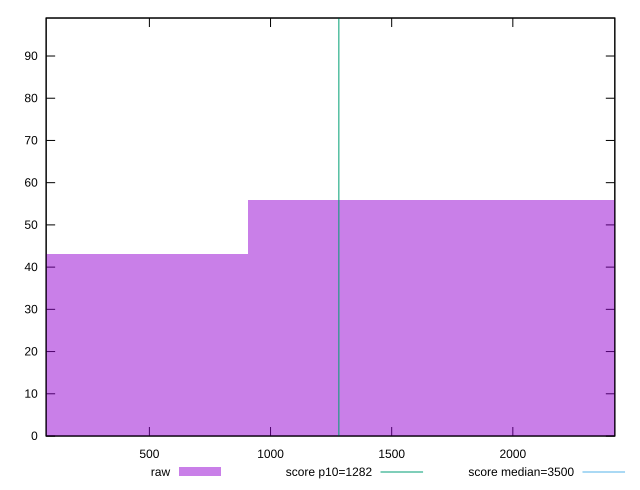

Write the gnuplot code that produced this figure.
reset

$raw <<EOF
1811.3302982688897 56
0 43
EOF

set key outside below
set boxwidth 1811.3302982688897
set xrange [73.844:2420.9439999999986]
set yrange [0:99]
set trange [0:99]
set style fill transparent solid 0.5 noborder

set parametric
set terminal svg size 640, 490 enhanced background rgb 'white'
set output "reports/report_00027_2021-02-24T12-40-31.850Z/bootup-time/samples/card/raw/histogram.svg"

plot $raw title "raw" with boxes, \
     1282,t title "score p10=1282", \
     3500,t title "score median=3500"

reset
